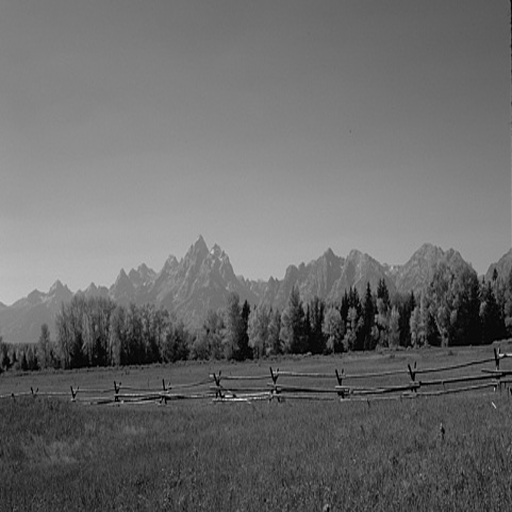
#> input picture sample-images-roc/0001.bmp, 512 x 512 px
$ python main_2.py
#> lines starting #> are read from the running program, lines starting #| are printed output that depends on the picture
#> (reads ef26420c.npy from the repository)
#> in main, image is the input picture: shape (512, 512); min 0, max 246, mean 106.2
### hvs.py
from math import sqrt, floor
import numpy as np
from statistics import variance
import pywt

import matplotlib.pyplot as plt

def hvs_quantization(image):
    sh = image.shape
#> sh = (512, 512)
    I_30, (I_00, I_20, I_10) = pywt.dwt2(image, 'haar')
    I_31, (I_01, I_21, I_11) = pywt.dwt2(I_30, 'haar')
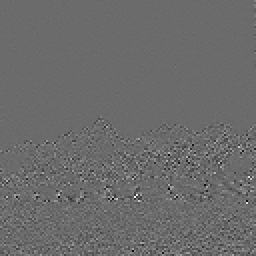
#> I_11: shape (128, 128) float64 (shown 2 times larger); min -85.25, max 117, mean 0; drawn with min black and max white
    I_32, (I_02, I_22, I_12) = pywt.dwt2(I_31, 'haar')
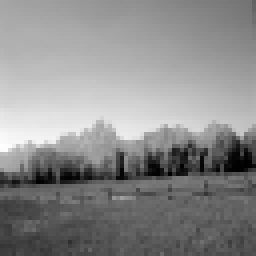
#> I_32: shape (64, 64) float64 (shown 4 times larger); min 73.13, max 1490.1, mean 849.2; drawn with min black and max white
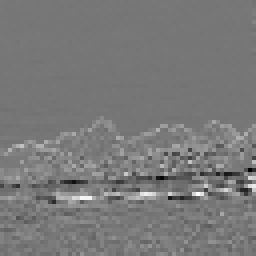
#> I_02: shape (64, 64) float64 (shown 4 times larger); min -266.3, max 297.8, mean 2.4; drawn with min black and max white
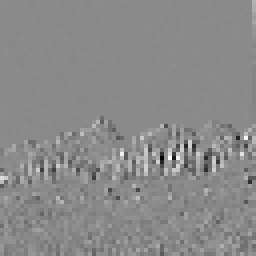
#> I_22: shape (64, 64) float64 (shown 4 times larger); min -312.3, max 264.5, mean 0.4; drawn with min black and max white
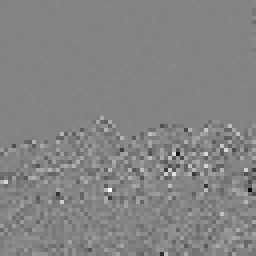
#> I_12: shape (64, 64) float64 (shown 4 times larger); min -178.9, max 166, mean -0.1; drawn with min black and max white
    I_33, (I_03, I_23, I_13) = pywt.dwt2(I_32, 'haar')

    matrix = np.zeros((sh[0] // 2, sh[1] // 2), dtype=np.float64)

    I = [[I_00, I_10, I_20], [I_01, I_11, I_21], [I_02, I_12, I_22], [I_03, I_13, I_23, I_33]]


    for i in range((sh[0] // 2) ):
        for j in range((sh[1] // 2)):
            l=0
            Xi=0
            """# The eye is less sensitive to noise in high resolution bands, and in those bands having
            orientation of 45

            if l == 0:
                Theta = 1.00
            elif l == 1:
                Theta = 0.32
            elif l == 2:
                Theta = 0.16
            else:
                Theta = 0.10

            if small_theta == 1:
                Theta = sqrt(2) * Theta

            # the eye is less sensitive to noise in those areas of the image where brightness is high or low

            L = 1 / 256 * I[3][3].dot(
                np.array([1 + floor(i / (2 ** (3 - l))), 1 + floor(j / (2 ** (3 - l)))]))  # it could
            # be the case that 1/256 has to be multiplied in a different way with the ndarray
            Lambda = 1 + L

            # the eye is less sensitive to noise in highly textured areas but, among these, more sensitive
            near the # edges """
            for k in range(0, 3 - l):
                for theta in range(0, 2):
                    for x in range(0, 1):
                        for y in range(0, 1):
                            Xi = Xi + (I[k + l][theta][y + (i // (2 ** k)), x + (j // (2 ** k))])**2
                Xi = Xi * 1 // (16 ** k)
            Xi = Xi * np.var([[I[3][3][y + i // (2 ** (3 - l)), x + j // (2 ** (3 - l))]
                                for x in [-1, 0, 1] if (x + j // (2 ** (3 - l)) < 32 and x + j // (2 ** (3 - l)) >= 0)]
                                for y in [-1, 0, 1] if (y + i // (2 ** (3 - l)) < 32 and y + i // (2 ** (3 - l)) >= 0)])

            #if Xi > 1000 : Xi = 1000

            matrix[i, j] = Xi**0.2
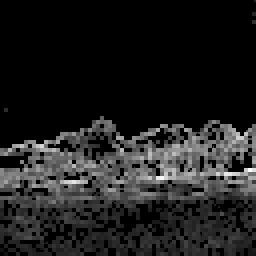
#> matrix: shape (256, 256) float64; min 0, max 34.78, mean 4.2; drawn with min black and max white
    return matrix

# [12 lines left out: function hvs_blocks, not called in this run]

def hvs_step(image, dim = 16, step = 10):
    """ dim is the dimension of block in wavelet domain first level, so we need to double it """
    hvs = hvs_quantization(image)
    sh = image.shape
#> sh = (512, 512)
    sh_hvs = hvs.shape
#> sh_hvs = (256, 256)
    dim_out = (sh[0] // (2 * dim))
#> dim_out = 32
    matrix = np.zeros((dim_out, sh[1] // (2 * dim)), dtype=np.float64)
    dim_hvs = sh_hvs[0] // (dim_out)
#> dim_hvs = 8
    for i in range(dim_out):
        for j in range(sh[1] // (2 * dim)):
            matrix[i, j] = np.mean(hvs[i * dim_hvs:(i + 1) * dim_hvs - 1, j * dim_hvs:(j + 1) * dim_hvs - 1])
            if matrix[i,j] != 0:
                matrix[i,j] = np.ceil(matrix[i,j]/step)
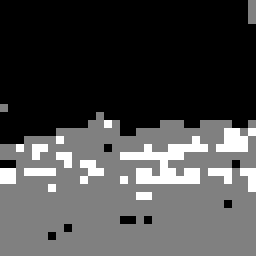
#> matrix: shape (32, 32) float64 (shown 8 times larger); min 0, max 2, mean 0.567; drawn with min black and max white

    return matrix


# [18 lines that do not run on import are left out]

### embedding_sub_cap.py
from scipy.fft import dct, idct
import numpy as np
import cv2
import matplotlib.pyplot as plt
import image_processing as ip
import hvs

"""
NOTES:
version 1 destroied with attack 2,4,5,6

version with svd on the dct domain broken by 1 and 2 (awgn and blur)

in my opinion in texture area we have to do different embedding (these areas are less effected by awgn)

version adaptive additive svd is broken by 2,4,5 but has good quality

"""

def im_dct(image):
    return dct(dct(image,axis=0, norm='ortho'),axis=1, norm='ortho')

def im_idct(image):
    return (idct(idct(image, axis=1, norm='ortho'), axis=0, norm='ortho'))


# here we will insert differnt possibilities for embedding

# [28 lines left out: function embedding_DCT, not called in this run]


def embedding_SVD(image,mark, alpha = 1, mode = 'additive'):
    u, s, v = np.linalg.svd(image)
    if mark.size >= s.size :
        print('error mark',mark.size,'diag',s.size)
        return 123
    if mode == 'multiplicative':
        mark_pad = np.pad(mark, (1, s.size - mark.size - 1), 'constant')
        s *= 1 + alpha * mark_pad
    elif mode == 'additive' :
        mark_pad = np.pad(mark, (1, s.size - mark.size - 1), 'constant')
        s += alpha * mark_pad
    else:
        locations = np.argsort(-s)
        for i in range(len(mark)):
            s[locations[i+1]] += alpha * mark[i]

    watermarked = np.matrix(u) * np.diag(s) * np.matrix(v)
    return watermarked


import pywt


def embedding(name_image, mark, alpha = 10, name_output = 'watermarked.bmp', dim = 8 , step = 15, max_splits = 500):
    # first level
    image = cv2.imread(name_image, 0)

    q = hvs.hvs_step(image, dim = dim, step = step)

    coeffs2 = pywt.dwt2(image, 'haar')
    image, (LH, HL, HH) = coeffs2

    sh = image.shape
#> sh = (256, 256)
    # SUB LEVEL EMBEDDING

    if sh[0] % dim != 0:
        return 'img size not div by ' + str(dim)

    #if mark.size % ((sh[0]//dim)*(sh[1]//dim)) != 0:
    #    return 'mark size not div by ' + str(dim)

    # watermarked = image.copy()
    splits = min(np.count_nonzero(q), max_splits)
#> splits = 500
    sub_mark = np.array_split(mark, splits)
#> sub_mark = 500 items, first 6: [1, -1, 1], [1, 1, -1], [1, 1, 1], [1, 1, -1], [-1, 1, -1], [1, 1, -1]
    sub_mark_size = sub_mark[0].size
#> sub_mark_size = 3
    for i in range(len(sub_mark)):
        sub_mark[i] = np.pad(sub_mark[i], (0,sub_mark_size - sub_mark[i].size), 'constant')
    locations = np.argsort(-q,axis=None)
#> locations = 1024 values, max 1023 at index 137, min 0 at index 1018, mean 511.5
    locations = locations[:splits]
#> locations = 500 values, max 1023 at index 137, min 95 at index 370, mean 761.6
    rows = q.shape[0]
#> rows = 32
    locations = [(val // rows, val % rows) for val in locations]
#> locations = 500 pairs, first value 2 to 31, second value 0 to 31
    for loc in locations:
        i = loc[0]
        j = loc[1]
        image[i*dim:(i+1)*dim,j*dim:(j+1)*dim] = im_idct(embedding_SVD(im_dct(image[i*dim:(i+1)*dim,j*dim:(j+1)*dim]),
                                                             sub_mark.pop(0), alpha = (q[i, j])*alpha , mode = "d"))
#> this loop made 500 passes
#> (i, j) on passes 1 to 3: (18, 30), (17, 7), (17, 24)
#> image: shape (256, 256) float64


    # second level
    coeffs2_2 = pywt.dwt2(image, 'haar')
    LL2, (LH2, HL2, HH2) = coeffs2_2

    # third level
    LL3, (LH3, HL3, HH3) = pywt.dwt2(LL2, 'haar')

    watermarked =  pywt.idwt2((image, (LH, HL, HH)), 'haar')
    # watermarked =  pywt.idwt2((pywt.idwt2((LL2, (LH2, HL2, HH2)), 'haar'), (LH, HL, HH)), 'haar')
    # return pywt.idwt2((pywt.idwt2((pywt.idwt2((LL3, (LH3, HL3, HH3)), (LH2, HL2, HH2)), 'haar'), (LH, HL, HH)), 'haar')

    cv2.imwrite(name_output, watermarked)
    return watermarked

### main_2.py
import numpy as np

import embedding_sub_cap as em
import detection_sub_cap as dt
import attack as at
from psnr import similarity, wpsnr
import cv2
import matplotlib.pyplot as plt
import os


def main():
    # settings
    alpha = 10
    dim = 8
    v = 'multiplicative'

    # generate a watermark (in the challenge, we will be provided a mark)
    MARK = np.load('ef26420c.npy')
    mark = np.array([(-1) ** m for m in MARK])
    # embed watermark into three different pictures of 512x512 (as it will be in the challenge)
    pictures = ['watermarking-images/lena.bmp', 'watermarking-images/baboon.bmp', 'watermarking-images/cameraman.tif']
    files = []
    for root, dirs, filenames in os.walk('sample-images-roc'):
        files.extend(filenames)
    problem = set({})
    for i in range(0, len(files)):
        print(i, ':', files[i])
        image = cv2.imread("".join(['./sample-images-roc/', files[i]]), 0)
        name_image = "".join(['./sample-images-roc/', files[i]])
        name_out = "watermarked_".join(['./sample-images-roc/', files[i]])

        # name_image = 'sample-images-roc/0004.bmp'
        # image = cv2.imread(name_image,0)
        # name_out = 'wat_0004.bmp'
#> (the run stopped early here; a loop or call above may not have finished)
